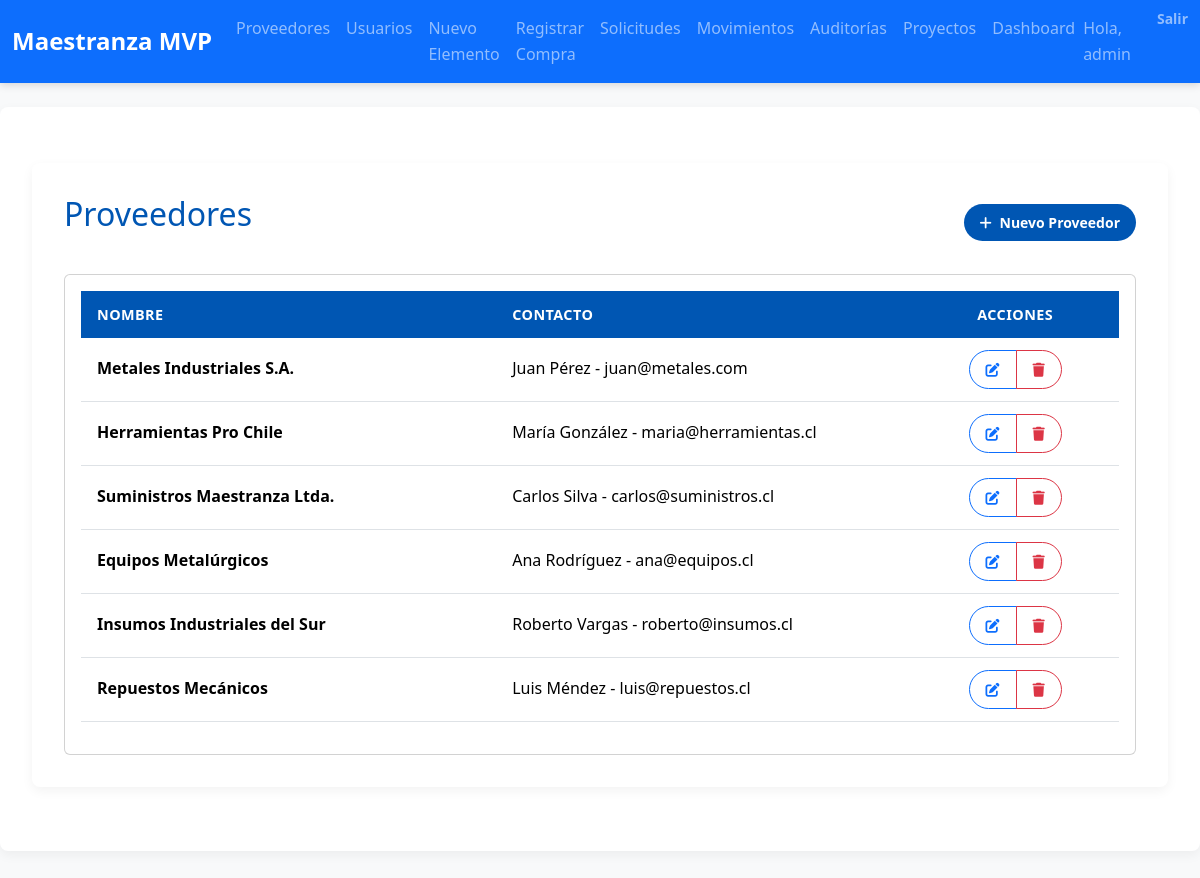
The page /proveedores/ (signed in) on the database its author committed.
### inventario/models.py (models this page shows, shortened)
class Proveedor(models.Model):
    nombre = models.CharField(max_length=100)
    contacto = models.CharField(max_length=100, blank=True)

### inventario/decorators.py (the view)
        def wrapper(request, *args, **kwargs):
            user = request.user
            if user.is_authenticated and (
                user.is_superuser or
                user.groups.filter(name=role_name).exists()
            ):
                return view_func(request, *args, **kwargs)
            messages.error(request,
                "🚫 No tienes permiso para acceder a esta funcionalidad."
            )
            return redirect('inventario:index')

### inventario/context_processors.py (called while the page is built)
def role_flags(request):
    user = request.user
    return {
        'is_admin':    user.is_authenticated and user.is_superuser,
        'is_gestor':   user.is_authenticated and user.groups.filter(name='Gestor de Inventario').exists(),
        'is_comprador':user.is_authenticated and user.groups.filter(name='Comprador').exists(),
        'is_logistica':user.is_authenticated and user.groups.filter(name='Logística').exists(),
        'is_auditor':  user.is_authenticated and user.groups.filter(name='Auditor').exists(),
        'is_produccion':user.is_authenticated and user.groups.filter(name='Jefe de Producción').exists(),
        'is_gerente_proyecto':user.is_authenticated and user.groups.filter(name='Gerente de Proyectos').exists(),
        'is_usuario_final':user.is_authenticated and user.groups.filter(name='Usuario Final').exists(),
    }

### inventario/views.py (called while the page is built)
@login_required
@role_required('Administrador del Sistema')
def proveedor_list(request):
    proveedores = Proveedor.objects.all()
    return render(request, 'inventario/proveedor_list.html', {'proveedores': proveedores})

### inventario/templates/inventario/proveedor_list.html (shortened to what this page needs)
{% extends 'inventario/base.html' %}
{% block content %}
<div class="container mt-4">
  <div class="d-flex justify-content-between align-items-center mb-4">
    <h2>Proveedores</h2>
    <a href="{% url 'inventario:proveedor_create' %}" class="btn btn-primary">
      <i class="fas fa-plus me-1"></i>
      Nuevo Proveedor
    </a>
  </div>
  <div class="card">
    <div class="card-body">
      <table class="table table-hover table-sm">
        <thead class="table-dark">
          <tr>
            <th style="width: 40%;">NOMBRE</th>
            <th style="width: 40%;">CONTACTO</th>
            <th style="width: 20%;" class="text-center">ACCIONES</th>
          </tr>
        </thead>
        <tbody>
          {% for p in proveedores %}
            <tr>
              <td><strong>{{ p.nombre }}</strong></td>
              <td>{{ p.contacto }}</td>
              <td class="text-center">
                <div class="btn-group" role="group">
                  <a href="{% url 'inventario:proveedor_update' p.pk %}" class="btn btn-sm btn-outline-primary" title="Editar">
                    <i class="fas fa-edit"></i>
                  </a>
                  <a href="{% url 'inventario:proveedor_delete' p.pk %}" class="btn btn-sm btn-outline-danger" title="Eliminar">
                    <i class="fas fa-trash"></i>
                  </a>
                </div>
              </td>
            </tr>
          {% endfor %}
        </tbody>
      </table>
    </div>
  </div>
</div>
{% endblock %}

### inventario/templates/inventario/base.html (shortened to what this page needs)
{% load static %}
<!DOCTYPE html>
<html lang="es">
<head>
  <link
    href="https://cdn.jsdelivr.net/npm/bootstrap@5.3.2/dist/css/bootstrap.min.css"
    rel="stylesheet"
>
  <link
    href="https://cdnjs.cloudflare.com/ajax/libs/font-awesome/6.4.0/css/all.min.css"
    rel="stylesheet"
>
  <link rel="stylesheet" href="{% static 'inventario/css/styles.css' %}">
</head>
<body>
  <nav class="navbar navbar-expand-lg navbar-dark bg-primary">
    <div class="container-fluid">
      <a class="navbar-brand" href="{% url 'inventario:index' %}">Maestranza MVP</a>
      <div class="collapse navbar-collapse" id="navbarNav">
        <ul class="navbar-nav me-auto">
          {% if user.is_authenticated %}
            {% if is_admin %}
              <li class="nav-item"><a class="nav-link" href="{% url 'inventario:proveedor_list' %}">Proveedores</a></li>
              <li class="nav-item"><a class="nav-link" href="{% url 'inventario:usuario_list' %}">Usuarios</a></li>
              <li class="nav-item"><a class="nav-link" href="{% url 'inventario:elemento_create' %}">Nuevo Elemento</a></li>
              <li class="nav-item"><a class="nav-link" href="{% url 'inventario:recepcion_create' %}">Registrar Compra</a></li>
              <li class="nav-item"><a class="nav-link" href="{% url 'inventario:solicitud_list' %}">Solicitudes</a></li>
              <li class="nav-item"><a class="nav-link" href="{% url 'inventario:movimiento_list' %}">Movimientos</a></li>
              <li class="nav-item"><a class="nav-link" href="{% url 'inventario:auditoria_list' %}">Auditorías</a></li>
              <li class="nav-item"><a class="nav-link" href="{% url 'inventario:proyecto_list' %}">Proyectos</a></li>
              <li class="nav-item"><a class="nav-link" href="{% url 'inventario:dashboard_proyectos' %}">Dashboard</a></li>
            {% endif %}
          {% endif %}
        </ul>
        <ul class="navbar-nav">
          {% if user.is_authenticated %}
            <li class="nav-item navbar-text me-3">Hola, {{ user.username }}</li>
            <li class="nav-item">
              <form method="post" action="{% url 'logout' %}" class="d-inline">
                <button class="nav-link btn btn-link p-0">Salir</button>
              </form>
            </li>
          {% endif %}
        </ul>
      </div>
    </div>
  </nav>
  <div class="container mt-4">
    {% block content %}{% endblock %}
  </div>
</body>
</html>

### inventario/static/inventario/css/styles.css (style rules this page uses)
:root { --brand-primary: #0056b3; --brand-secondary: #6c757d; --brand-success: #28a745; --brand-warning: #ffc107; --brand-danger: #dc3545; --brand-info: #17a2b8; --light-bg: #f8f9fa; --dark-bg: #343a40; --text-base: #212529; --text-muted: #6c757d; --table-border: #dee2e6; --stripe-bg: rgba(0, 0, 0, 0.03); }
* { margin: 0; padding: 0; box-sizing: border-box; }
body { font-family: 'Segoe UI', Tahoma, Geneva, Verdana, sans-serif; background-color: var(--light-bg); color: var(--text-base); line-height: 1.6; }
.navbar { box-shadow: 0 2px 8px rgba(0, 0, 0, 0.15); }
.navbar-brand { font-weight: 700; font-size: 1.5rem; }
.nav-link { font-weight: 500; }
.container { max-width: 1200px; margin: 2rem auto; background: #fff; padding: 2rem; border-radius: 0.5rem; box-shadow: 0 4px 12px rgba(0, 0, 0, 0.05); }
h1, h2, h3 { color: var(--brand-primary); margin-bottom: 1rem; }
.table { width: 100%; margin-bottom: 1rem; border-collapse: separate; border-spacing: 0; }
.table thead th { background-color: var(--brand-primary); color: #ffffff; text-transform: uppercase; font-size: 0.9rem; letter-spacing: 0.03em; border: none; }
.table th, .table td { padding: 0.75rem 1rem; border-bottom: 1px solid var(--table-border); vertical-align: middle; }
.btn { border-radius: 2rem; padding: 0.5rem 1rem; font-size: 0.875rem; font-weight: 600; transition: filter 0.2s ease; }
.btn-primary { background-color: var(--brand-primary); border: none; }

### rows shown on the page
Proveedor: nombre "Metales Industriales S.A.", contacto "Juan Pérez - juan@metales.com"
Proveedor: nombre "Herramientas Pro Chile", contacto "María González - maria@herramientas.cl"
Proveedor: nombre "Suministros Maestranza Ltda.", contacto "Carlos Silva - carlos@suministros.cl"
Proveedor: nombre "Equipos Metalúrgicos", contacto "Ana Rodríguez - ana@equipos.cl"
Proveedor: nombre "Insumos Industriales del Sur", contacto "Roberto Vargas - roberto@insumos.cl"
Proveedor: nombre "Repuestos Mecánicos", contacto "Luis Méndez - luis@repuestos.cl"

### other values the page prints
{{ user.username }} "admin"
